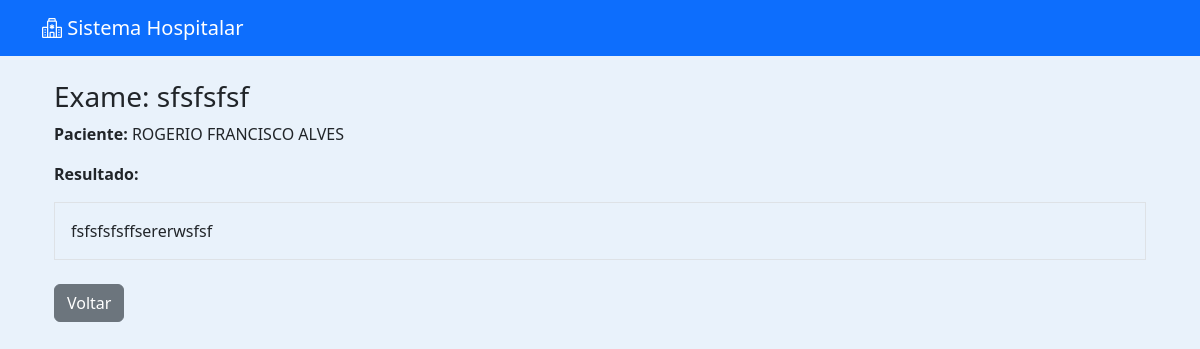
/medico/exame/14/visualizar/ (signed in), run on the app's committed database.
### medico/models.py (models this page shows, shortened)
class Exame(models.Model):
    TIPO_CHOICES = [
        ("laboratorio", "Laboratório"),
        ("radiologia", "Radiologia"),
    ]
    atendimento = models.ForeignKey(
        "Atendimento",
        on_delete=models.CASCADE,
        related_name="exames"
    )
    tipo = models.CharField(
        max_length=20,
        choices=TIPO_CHOICES,
        default="laboratorio"
    )
    nome = models.CharField(max_length=150)
    status = models.CharField(
        max_length=20,
        choices=[
            ("solicitado", "Solicitado"),
            ("pronto", "Pronto"),
        ],
        default="solicitado"
    )
    resultado = models.TextField(blank=True, null=True)
    data_solicitacao = models.DateTimeField(auto_now_add=True)

class Atendimento(models.Model):
    paciente = models.ForeignKey(
        Paciente,
        on_delete=models.CASCADE
    )
    medico = models.ForeignKey(
        Usuario,
        on_delete=models.SET_NULL,  # ⚠ Melhor que CASCADE
        null=True,
        related_name="atendimentos_realizados"
    )
    triagem = models.OneToOneField(
        Triagem,
        on_delete=models.CASCADE
    )
    diagnostico = models.TextField(blank=True, null=True)
    prescricao = models.TextField(blank=True, null=True)
    observacoes = models.TextField(blank=True, null=True)
    DECISAO_CHOICES = [
        ("dispensar", "Dispensar"),
        ("medicacao", "Medicação"),
        ("internacao", "Internação"),
        ("exames", "Exames"),
    ]
    decisao = models.CharField(
        max_length=20,
        choices=DECISAO_CHOICES,
        blank=True,
        null=True
    )
    medicacao_aplicada = models.BooleanField(default=False)
    tecnico_aplicou = models.ForeignKey(
        Usuario,
        on_delete=models.SET_NULL,
        null=True,
        blank=True,
        related_name="medicacoes_aplicadas"
    )
    horario_medicacao = models.DateTimeField(
        null=True,
        blank=True
    )
    data_atendimento = models.DateTimeField(auto_now_add=True)
    finalizado = models.BooleanField(default=False)

### pacientes/models.py (models this page shows, shortened)
class Paciente(models.Model):
    nome = models.CharField(max_length=100)
    nome_social = models.CharField(max_length=100, blank=True, null=True)
    nome_mae = models.CharField(max_length=100)
    nome_pai = models.CharField(max_length=100, blank=True, null=True)
    cpf = models.CharField(
        max_length=14,
        unique=True,
        validators=[
            RegexValidator(
                r'^\d{3}\.\d{3}\.\d{3}-\d{2}$',
                'CPF inválido! Use XXX.XXX.XXX-XX'
            )
        ]
    )
    data_nascimento = models.DateField()
    SEXO_BIOLOGICO_CHOICES = [
        ('M', 'Masculino'),
        ('F', 'Feminino'),
        ('I', 'Intersexo'),
    ]
    sexo_biologico = models.CharField(max_length=1, choices=SEXO_BIOLOGICO_CHOICES)
    identidade_genero = models.CharField(max_length=50)
    orientacao_sexual = models.CharField(max_length=50)
    NACIONALIDADE_CHOICES = [
        ('BRASILEIRA', 'Brasileira'),
        ('ARGENTINA', 'Argentina'),
        ('BOLIVIANA', 'Boliviana'),
        ('CHILENA', 'Chilena'),
        ('COLOMBIANA', 'Colombiana'),
        ('PARAGUAIA', 'Paraguaia'),
        ('PERUANA', 'Peruana'),
        ('URUGUAIA', 'Uruguaia'),
        ('VENEZUELANA', 'Venezuelana'),
        ('OUTRA', 'Outra'),
    ]
    nacionalidade = models.CharField(
        max_length=20,
        choices=NACIONALIDADE_CHOICES,
        default='BRASILEIRA'
    )
    naturalidade = models.CharField(max_length=100)
    RACA_COR_CHOICES = [
        ('BRANCA', 'Branca'),
        ('PRETA', 'Preta'),
        ('PARDA', 'Parda'),
        ('AMARELA', 'Amarela'),
        ('INDIGENA', 'Indígena'),
    ]
    raca_cor = models.CharField(max_length=10, choices=RACA_COR_CHOICES)
    ESTADO_CIVIL_CHOICES = [
        ('SOLTEIRO', 'Solteiro(a)'),
        ('CASADO', 'Casado(a)'),
        ('DIVORCIADO', 'Divorciado(a)'),
        ('VIUVO', 'Viúvo(a)'),
        ('UNIAO_ESTAVEL', 'União Estável'),
    ]
    estado_civil = models.CharField(max_length=20, choices=ESTADO_CIVIL_CHOICES)
    ESCOLARIDADE_CHOICES = [
        ('SEM_INSTRUCAO', 'Sem instrução'),
        ('FUNDAMENTAL_INCOMPLETO', 'Fundamental incompleto'),
        ('FUNDAMENTAL_COMPLETO', 'Fundamental completo'),
        ('MEDIO_INCOMPLETO', 'Médio incompleto'),
        ('MEDIO_COMPLETO', 'Médio completo'),
        ('SUPERIOR_INCOMPLETO', 'Superior incompleto'),
        ('SUPERIOR_COMPLETO', 'Superior completo'),
        ('POS_GRADUACAO', 'Pós-graduação'),
        ('MESTRADO', 'Mestrado'),
        ('DOUTORADO', 'Doutorado'),
    ]
    escolaridade = models.CharField(max_length=30, choices=ESCOLARIDADE_CHOICES)
    profissao = models.CharField(max_length=50)
    rg = models.CharField(max_length=20)
    orgao_emissor = models.CharField(max_length=10)
    UF_CHOICES = [
        ('AC','AC'), ('AL','AL'), ('AP','AP'), ('AM','AM'),
        ('BA','BA'), ('CE','CE'), ('DF','DF'), ('ES','ES'),
        ('GO','GO'), ('MA','MA'), ('MT','MT'), ('MS','MS'),
        ('MG','MG'), ('PA','PA'), ('PB','PB'), ('PR','PR'),
        ('PE','PE'), ('PI','PI'), ('RJ','RJ'), ('RN','RN'),
        ('RS','RS'), ('RO','RO'), ('RR','RR'), ('SC','SC'),
        ('SP','SP'), ('SE','SE'), ('TO','TO'),
    ]
    uf_rg = models.CharField(max_length=2, choices=UF_CHOICES)
    cep = models.CharField(
        max_length=9,
        validators=[
            RegexValidator(
                r'^\d{5}-\d{3}$',
                'CEP inválido! Use XXXXX-XXX'
            )
        ]
    )
    endereco = models.CharField(max_length=100)
    numero = models.CharField(max_length=10)
    complemento = models.CharField(max_length=50, blank=True, null=True)
    bairro = models.CharField(max_length=50)
    municipio = models.CharField(max_length=50)
    uf = models.CharField(max_length=2, choices=UF_CHOICES)
    ZONA_CHOICES = [
        ('URBANA', 'Urbana'),
        ('RURAL', 'Rural'),
    ]
    zona = models.CharField(max_length=6, choices=ZONA_CHOICES)
    telefone_fixo = models.CharField(
        max_length=15,
        blank=True,
        null=True,
        validators=[
            RegexValidator(
                r'^\(\d{2}\)\s\d{4}-\d{4}$',
                'Telefone inválido! Use (XX) XXXX-XXXX'
            )
        ]
    )
    celular = models.CharField(
        max_length=15,
        validators=[
            RegexValidator(
                r'^\(\d{2}\)\s\d{5}-\d{4}$',
                'Celular inválido! Use (XX) XXXXX-XXXX'
            )
        ]
    )
    whatsapp = models.BooleanField(default=False)
    email = models.EmailField(blank=True, null=True)
    cartao_sus = models.CharField(max_length=18, blank=True, null=True)
    criado_por = models.ForeignKey(
        User,
        on_delete=models.SET_NULL,
        null=True,
        blank=True,
        related_name='pacientes_criados'
    )
    data_criacao = models.DateTimeField(default=timezone.now, editable=False)
    data_atualizacao = models.DateTimeField(auto_now=True)

### medico/views.py (the view)
# urls.py: path('exame/<int:exame_id>/visualizar/', views.visualizar_exame, name='visualizar_exame'),
@login_required
def visualizar_exame(request, exame_id):
    exame = get_object_or_404(Exame, id=exame_id)
    return render(request, 'medico/visualizar_exame.html', {'exame': exame})

### medico/templates/medico/visualizar_exame.html
{% extends 'usuarios/base.html' %}
{% block content %}
<div class="container mt-4">
    <h3>Exame: {{ exame.nome }}</h3>
    <p><strong>Paciente:</strong> {{ exame.atendimento.paciente.nome }}</p>
    <p><strong>Resultado:</strong></p>
    <div class="border p-3">
        {{ exame.resultado }}
    </div>
    <br>
    <a href="{% url 'medico_dashboard' %}" class="btn btn-secondary">Voltar</a>
</div>
{% endblock %}

### usuarios/templates/usuarios/base.html (style rules this page uses)
body { background-color: #e9f2fb; }

### data on the page
Exame: nome "sfsfsfsf", atendimento.paciente.nome "ROGERIO FRANCISCO ALVES", resultado "fsfsfsfsffsererwsfsf"
